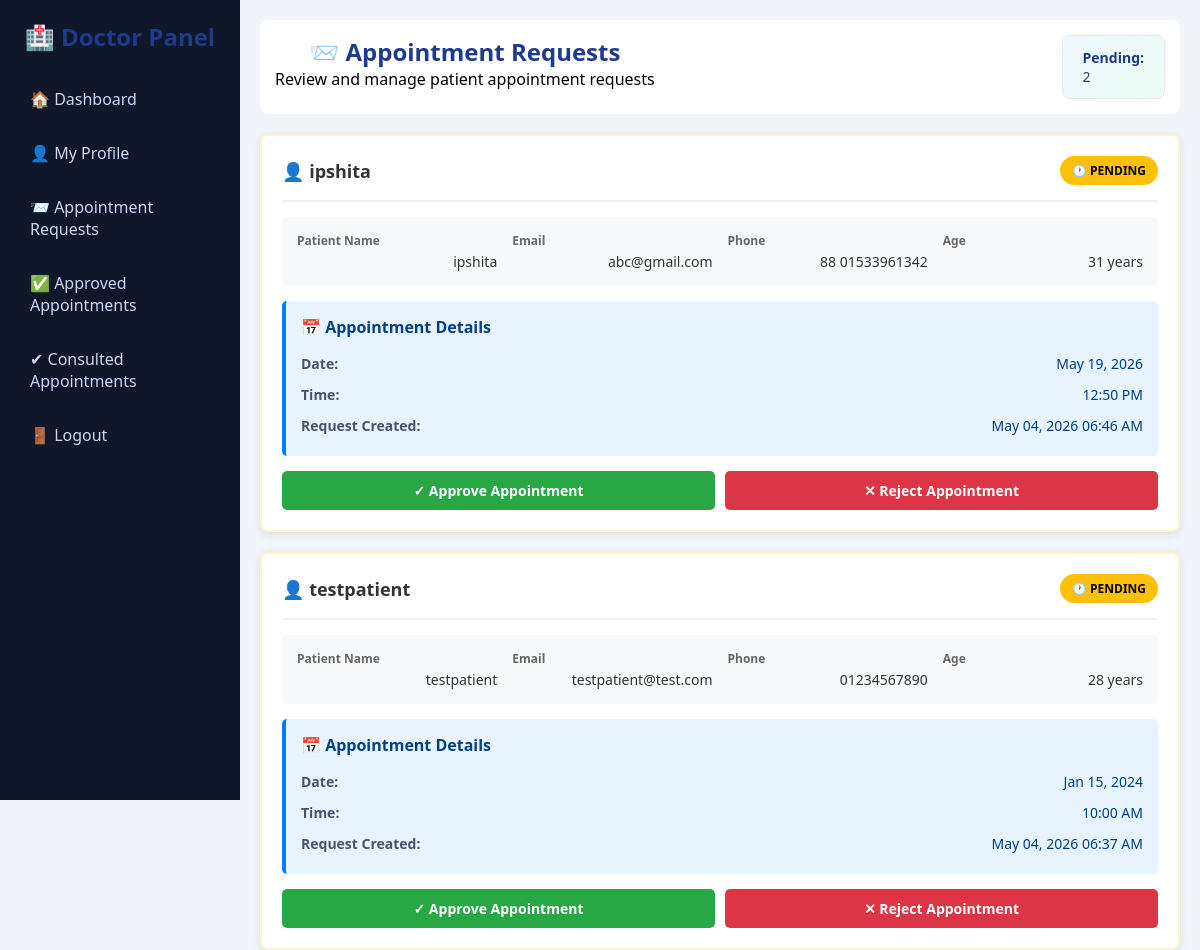
The page /doctor-requests/ (signed in) on the database its author committed.
### accounts/models.py (models this page shows, shortened)
class Appointment(models.Model):
    STATUS_CHOICES = (
        ('pending', 'Pending'),
        ('approved', 'Approved'),
        ('rejected', 'Rejected'),
        ('cancelled', 'Cancelled'),
    )
    CONSULTATION_CHOICES = (
        ('upcoming', 'Upcoming'),
        ('consulted', 'Consulted'),
        ('no-show', 'No Show'),
    )
    patient = models.ForeignKey(
        CustomUser,
        on_delete=models.CASCADE,
        related_name='patient_appointments',
        limit_choices_to={'role': 'patient'}
    )
    doctor = models.ForeignKey(
        CustomUser,
        on_delete=models.CASCADE,
        related_name='doctor_appointments',
        limit_choices_to={'role': 'doctor'}
    )
    date = models.DateField()
    time = models.TimeField()
    status = models.CharField(max_length=10, choices=STATUS_CHOICES, default='pending')
    consultation_status = models.CharField(max_length=20, choices=CONSULTATION_CHOICES, default='upcoming')
    created_at = models.DateTimeField(auto_now_add=True)

class CustomUser(AbstractUser):
    ROLE_CHOICES = (
        ('doctor', 'Doctor'),
        ('patient', 'Patient'),
        ('admin', 'Admin'),
    )
    role = models.CharField(max_length=10, choices=ROLE_CHOICES)
    phone = models.CharField(max_length=15)
    specialization = models.CharField(max_length=100, blank=True, null=True)
    age = models.IntegerField(blank=True, null=True)
    bio = models.TextField(blank=True)
    profile_image = models.ImageField(upload_to='profiles/', default='default.png')
    is_verified = models.BooleanField(default=False)

### accounts/views.py (the view)
# urls.py: path('doctor-requests/', views.doctor_requests, name='doctor_requests'),
@login_required
def doctor_requests(request):
    appointments = Appointment.objects.filter(doctor=request.user, status='pending').order_by('-created_at')
    return render(request, 'doctor_requests.html', {'appointments': appointments})

### templates/doctor_requests.html (shortened to what this page needs)
{% load static %}
<!DOCTYPE html>
<html lang="en">
<head>
    <link rel="stylesheet" href="{% static 'css/style.css' %}">
    <link rel="stylesheet" href="{% static 'css/dashboard_extra.css' %}">
    <link rel="stylesheet" href="{% static 'css/appointments.css' %}">
</head>
<body>
<div class="dashboard">
    <div class="sidebar">
        <h2>🏥 Doctor Panel</h2>
        <ul>
            <li><a href="{% url 'doctor_dashboard' %}">🏠 Dashboard</a></li>
            <li><a href="{% url 'profile' %}">👤 My Profile</a></li>
            <li><a href="{% url 'doctor_requests' %}" class="active">📨 Appointment Requests</a></li>
            <li><a href="{% url 'doctor_approved_appointments' %}">✅ Approved Appointments</a></li>
            <li><a href="{% url 'doctor_consulted_appointments' %}">✔ Consulted Appointments</a></li>
            <li><a href="{% url 'logout' %}">🚪 Logout</a></li>
        </ul>
    </div>
    <div class="main">
        <div class="topbar">
            <div class="topbar-content">
                <div>
                    <h2>📨 Appointment Requests</h2>
                    <p>Review and manage patient appointment requests</p>
                </div>
                <div class="topbar-stats">
                    <span class="stat-box">
                        <strong>Pending:</strong> {{ appointments|length }}
                    </span>
                </div>
            </div>
        </div>
        {% if appointments %}
            <div class="requests-section">
                {% for appt in appointments %}
                    <div class="request-card">
                        <div class="request-card-header">
                            <h3>👤 {{ appt.patient.get_full_name|default:appt.patient.username }}</h3>
                            <span class="pending-badge">🕐 PENDING</span>
                        </div>
                        <div class="patient-info">
                            <div class="info-item">
                                <span class="label">Patient Name</span>
                                <span class="value">{{ appt.patient.get_full_name|default:appt.patient.username }}</span>
                            </div>
                            <div class="info-item">
                                <span class="label">Email</span>
                                <span class="value">{{ appt.patient.email }}</span>
                            </div>
                            <div class="info-item">
                                <span class="label">Phone</span>
                                <span class="value">{{ appt.patient.phone }}</span>
                            </div>
                            <div class="info-item">
                                <span class="label">Age</span>
                                <span class="value">{{ appt.patient.age|default:"N/A" }} years</span>
                            </div>
                        </div>
                        <div class="appointment-details">
                            <h4>📅 Appointment Details</h4>
                            <div class="detail-item">
                                <span class="label">Date:</span>
                                <span>{{ appt.date|date:"M d, Y" }}</span>
                            </div>
                            <div class="detail-item">
                                <span class="label">Time:</span>
                                <span>{{ appt.time|time:"h:i A" }}</span>
                            </div>
                            <div class="detail-item">
                                <span class="label">Request Created:</span>
                                <span>{{ appt.created_at|date:"M d, Y h:i A" }}</span>
                            </div>
                        </div>
                        <div class="action-buttons">
                            <a href="{% url 'approve_appointment' appt.id %}" class="action-btn approve-btn">✓ Approve Appointment</a>
                            <a href="{% url 'reject_appointment' appt.id %}" class="action-btn reject-btn">✕ Reject Appointment</a>
                        </div>
                    </div>
                {% endfor %}
            </div>
        {% else %}
            <div class="empty-state">
                <div class="empty-state-icon">📭</div>
                <h3>No Appointment Requests</h3>
                <p>You don't have any pending appointment requests at the moment.</p>
            </div>
        {% endif %}
    </div>
</div>
</body>
</html>

### static/css/style.css (style rules this page uses)
* { margin: 0; padding: 0; box-sizing: border-box; }
body { font-family: 'Segoe UI', sans-serif; background: #f8fafc; }
body { font-family: 'Segoe UI', Tahoma, Geneva, Verdana, sans-serif; background: linear-gradient(to right, #dbeafe, #f0fdf4); height: 100vh; }
.dashboard { display: flex; font-family: 'Segoe UI', sans-serif; }
.sidebar { width: 230px; height: 100vh; background: #1e293b; color: white; padding: 20px; }
.sidebar h2 { text-align: center; margin-bottom: 30px; }
.sidebar ul { list-style: none; }
.sidebar ul li { margin: 15px 0; }
.sidebar ul li a { color: #cbd5f5; text-decoration: none; display: block; padding: 10px; border-radius: 6px; transition: 0.3s; }
.main { flex: 1; background: #f1f5f9; padding: 20px; }
.topbar { background: white; padding: 15px; border-radius: 8px; margin-bottom: 20px; }
.dashboard { display: flex; height: 100vh; }
.sidebar { width: 240px; background: #0f172a; color: white; padding: 20px; }
.sidebar h2 { text-align: center; margin-bottom: 25px; }
.sidebar ul li { margin: 12px 0; }
.sidebar ul li a { color: #cbd5f5; text-decoration: none; padding: 10px; display: block; border-radius: 6px; transition: 0.3s; }
.main { flex: 1; padding: 20px; background: #f1f5f9; }

### static/css/dashboard_extra.css (style rules this page uses)
body { font-family: 'Segoe UI', sans-serif; background: #f1f5f9; margin: 0; }
h2, h3 { text-align: center; color: #1e3a8a; }

### static/css/appointments.css (style rules this page uses)
.label { color: #475569; font-weight: 600; font-size: 14px; }
.value { color: #1e3a8a; font-weight: 500; text-align: right; }
.topbar-content { display: flex; justify-content: space-between; align-items: flex-start; gap: 20px; }
.topbar-stats { display: flex; gap: 15px; flex-wrap: wrap; }
.stat-box { background: linear-gradient(135deg, #f0f9ff 0%, #ecfdf5 100%); padding: 12px 20px; border-radius: 8px; color: #1e3a8a; font-size: 14px; border: 1px solid #e2e8f0; }
.stat-box strong { display: block; color: #1e3a8a; font-weight: 600; }

### templates/doctor_requests.html (style rules this page uses)
.request-card { background: white; border: 2px solid #fff3cd; border-radius: 8px; padding: 20px; margin-bottom: 20px; box-shadow: 0 2px 8px rgba(0,0,0,0.1); }
.request-card-header { display: flex; justify-content: space-between; align-items: center; margin-bottom: 15px; padding-bottom: 15px; border-bottom: 2px solid #f0f0f0; }
.request-card h3 { margin: 0; color: #333; font-size: 18px; }
.pending-badge { background: #ffc107; color: #000; padding: 6px 12px; border-radius: 20px; font-size: 12px; font-weight: 600; }
.patient-info { display: grid; grid-template-columns: repeat(auto-fit, minmax(200px, 1fr)); gap: 15px; background: #f8f9fa; padding: 15px; border-radius: 5px; margin-bottom: 15px; }
.info-item { display: flex; flex-direction: column; }
.info-item .label { font-weight: 600; color: #666; font-size: 12px; }
.info-item .value { color: #333; font-size: 14px; margin-top: 3px; }
.appointment-details { background: #e7f3ff; border-left: 4px solid #007bff; padding: 15px; border-radius: 5px; margin-bottom: 15px; }
.appointment-details h4 { margin: 0 0 10px 0; color: #004085; }
.detail-item { display: flex; justify-content: space-between; padding: 6px 0; color: #004085; font-size: 14px; }
.action-buttons { display: flex; gap: 10px; }
.action-btn { flex: 1; padding: 10px 15px; border: none; border-radius: 5px; cursor: pointer; font-size: 14px; font-weight: 600; text-decoration: none; text-align: center; transition: all 0.3s; }
.approve-btn { background: #28a745; color: white; }
.reject-btn { background: #dc3545; color: white; }

### rows shown on the page
Appointment: patient.get_full_name "ipshita", patient.email "abc@gmail.com", patient.phone "88 01533961342", patient.age "31", date "May 19, 2026", time "12:50 PM", created_at "May 04, 2026 06:46 AM"
Appointment: patient.get_full_name "testpatient", patient.email "testpatient@test.com", patient.phone "01234567890", patient.age "28", date "Jan 15, 2024", time "10:00 AM", created_at "May 04, 2026 06:37 AM"

### other values the page prints
{{ appointments|length }} "2"
